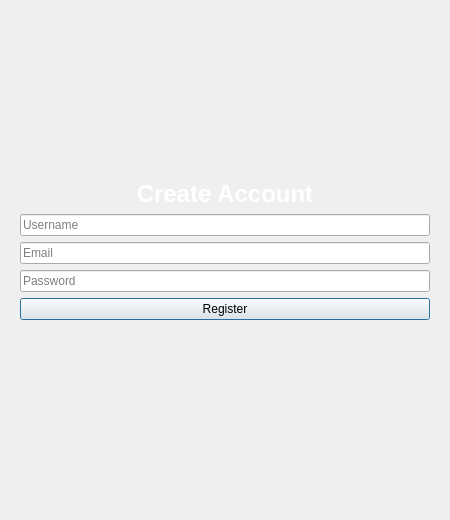
<?xml version="1.0" encoding="UTF-8"?>
<ui version="4.0">
 <class>RegistrationDialog</class>
 <widget class="QDialog" name="RegistrationDialog">
  <property name="geometry">
   <rect>
    <x>0</x>
    <y>0</y>
    <width>450</width>
    <height>520</height>
   </rect>
  </property>
  <property name="windowTitle">
   <string>Register</string>
  </property>
  <property name="styleSheet">
   <string notr="true">
    QDialog {
        background-color: \#0F0F0F;
    }
    QLabel {
        color: white;
        font-size: 14px;
    }
    QLineEdit {
        background-color: \#2A2A2A;
        border: 1px solid \#404040;
        padding: 10px;
        border-radius: 8px;
        color: white;
    }
    QPushButton {
        background-color: \#3A82F7;
        color: white;
        border: none;
        padding: 12px 24px;
        border-radius: 8px;
        font-weight: bold;
    }
    QPushButton:hover {
        background-color: \#2C65BF;
    }
   </string>
  </property>
  <layout class="QVBoxLayout" name="mainLayout">
   <property name="alignment">
    <set>Qt::AlignCenter</set>
   </property>
   <item>
    <widget class="QFrame" name="cardFrame">
     <property name="styleSheet">
      <string notr="true">
       QFrame {
           background-color: \#1A1A1A;
           border-radius: 16px;
           padding: 30px;
       }
      </string>
     </property>
     <layout class="QVBoxLayout" name="cardLayout">
      <item>
       <widget class="QLabel" name="titleLabel">
        <property name="text">
         <string>Create Account</string>
        </property>
        <property name="alignment">
         <set>Qt::AlignCenter</set>
        </property>
        <property name="styleSheet">
         <string notr="true">font-size: 24px; font-weight: bold; color: white;</string>
        </property>
       </widget>
      </item>
      <item>
       <widget class="QLineEdit" name="usernameEdit">
        <property name="placeholderText">
         <string>Username</string>
        </property>
       </widget>
      </item>
      <item>
       <widget class="QLineEdit" name="emailEdit">
        <property name="placeholderText">
         <string>Email</string>
        </property>
       </widget>
      </item>
      <item>
       <widget class="QLineEdit" name="passwordEdit">
        <property name="placeholderText">
         <string>Password</string>
        </property>
        <property name="echoMode">
         <enum>QLineEdit::Password</enum>
        </property>
       </widget>
       </item>
       <item>
        <widget class="QPushButton" name="registerButton">
         <property name="text">
          <string>Register</string>
         </property>
        </widget>
       </item>
       <item>
        <widget class="QLabel" name="statusLabel">
         <property name="text">
          <string/>
         </property>
         <property name="alignment">
          <set>Qt::AlignCenter</set>
         </property>
         <property name="wordWrap">
          <bool>true</bool>
         </property>
         <property name="styleSheet">
          <string notr="true">color: \#FF6B6B;</string>
         </property>
        </widget>
       </item>
      </layout>
     </widget>
    </item>
   </layout>
  </widget>
  <resources/>
  <connections/>
 </ui>
